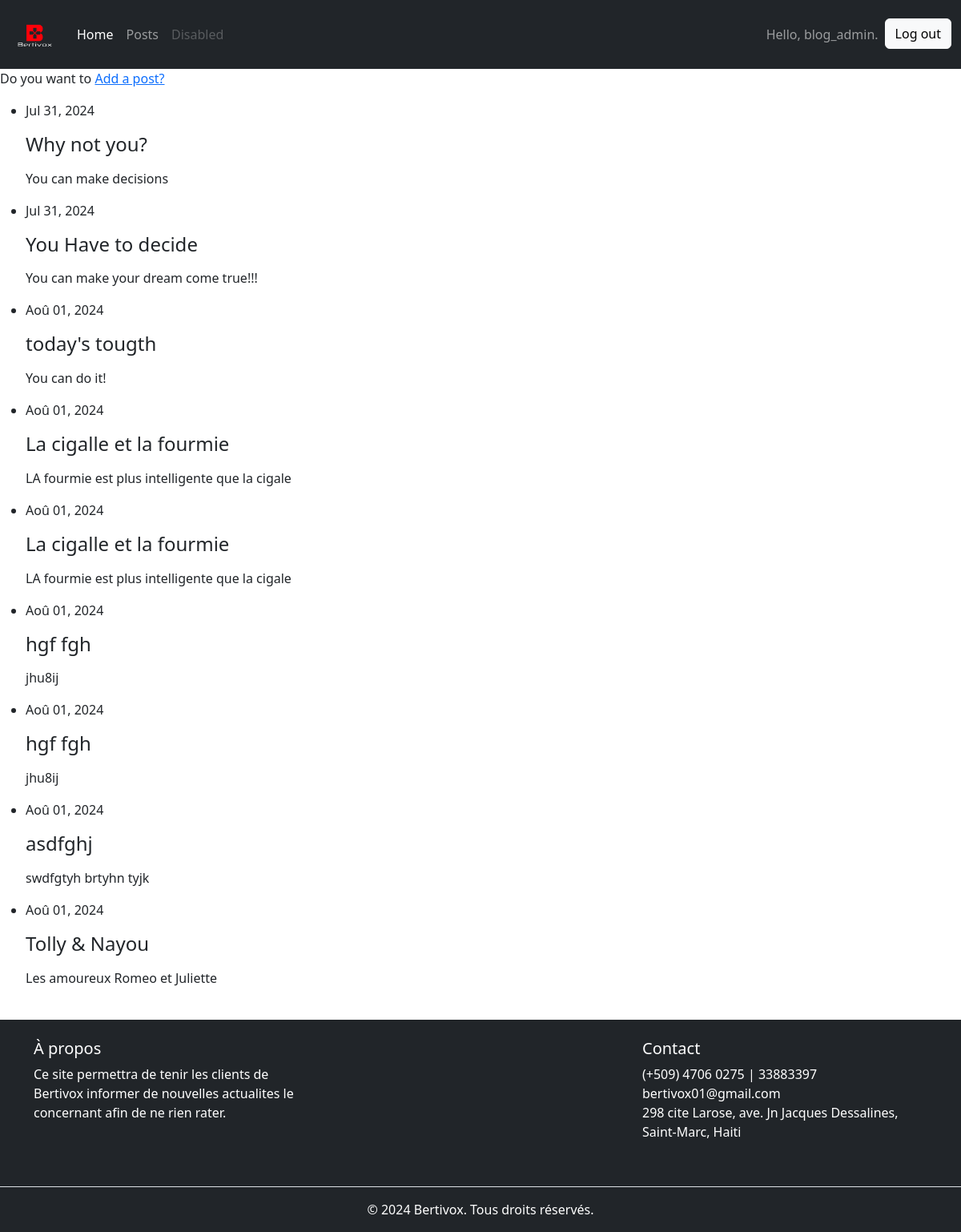
The page /post (signed in) on the database its author committed.
### blogs/models.py (models this page shows, shortened)
class BlogPost(models.Model):
    title=models.CharField(max_length=200)
    content=models.CharField(max_length=500)
    date_added=models.DateField(auto_now_add=True)
    owner=models.ForeignKey(User, on_delete=models.CASCADE)

### blogs/views.py (the view)
# urls.py: path('post', views.post, name='post'),
@login_required
def post(request):
    post=BlogPost.objects.filter(owner=request.user).order_by('date_added')
    context={'post': post}
    return render(request, 'blogs/post.html', context)

### templates/blogs/post.html
{% extends 'base.html'%}
{% block content %}
   <p>Do you want to <a href="{% url 'add_post'%}">Add a post?</a></p>
    <ul>
        {% for post in post %}
        <li>
            <p>{{post.date_added|date:'M d, Y'}}</p>
            <h4>{{post.title}}</h4>
            <p>{{post.content|linebreaks}}</p>
        </li>
        {% endfor %}
    </ul>
{% endblock content%}

### templates/base.html (shortened to what this page needs)
{% load django_bootstrap5 %}
{% load static %}
<!DOCTYPE html>
<html lang="en">
<head>
    {% bootstrap_css %}
</head>
<body>
  <nav class="navbar navbar-expand-lg bg-dark" data-bs-theme="dark">
    <div class="container-fluid">
      <a class="navbar-brand" href="{% url 'index' %}">
        <img src="{% static 'images/logo.png' %}" alt="Logo de votre site" width="60" height="auto">
      </a>
      <div class="collapse navbar-collapse" id="navbarSupportedContent">
        <ul class="navbar-nav me-auto mb-2 mb-lg-0">
          <li class="nav-item">
            <a class="nav-link active" aria-current="page" href="{% url 'index' %}">Home</a>
          </li>
          <li class="nav-item">
            <a class="nav-link" href="{% url 'post' %}">Posts</a>
          </li>
          <li class="nav-item">
            <a class="nav-link disabled" aria-disabled="true">Disabled</a>
          </li>
        </ul>
        <ul class="nav navbar-nav navbar-right">
            {% if user.is_authenticated %}
            <li class="nav-item">
                <a class="nav-link">Hello, {{ user.username }}.</a >
            </li>
            <form method="post" action="{% url 'logout' %}">
                <button type="submit" class="btn btn-light">Log out</button>
            </form>
            {% endif %}
        </ul>
      </div>
    </div>
  </nav>
  {% block content %}{% endblock content %}
  <br>
  <footer class="bg-dark text-white pt-4">
    <div class="container">
        <div class="row">
            <div class="col-md-4">
                <h5>À propos</h5>
                <p>Ce site permettra de tenir les clients de Bertivox informer de nouvelles actualites le concernant afin de ne rien rater.</p>
            </div>
            <div class="col-md-4">
            </div>
            <div class="col-md-4">
                <h5>Contact</h5>
                <ul class="list-unstyled">
                    <li> (+509) 4706 0275 | 33883397</li>
                    <li> bertivox01@gmail.com</li>
                    <li> 298 cite Larose, ave. Jn Jacques Dessalines, Saint-Marc, Haiti</li>
                </ul>
                <div class="mt-3">
                </div>
            </div>
        </div>
    </div>
    <div class="text-center py-3 mt-3 border-top">
        <p class="mb-0">&copy; 2024 Bertivox. Tous droits réservés.</p>
    </div>
  </footer>
</body>
</html>

### rows shown on the page
BlogPost: date_added "Jul 31, 2024", title "Why not you?", content "You can make decisions"
BlogPost: date_added "Jul 31, 2024", title "You Have to decide", content "You can make your dream come true!!!"
BlogPost: date_added "Aoû 01, 2024", title "today's tougth", content "You can do it!"
BlogPost: date_added "Aoû 01, 2024", title "La cigalle et la fourmie", content "LA fourmie est plus intelligente que la cigale"
BlogPost: date_added "Aoû 01, 2024", title "La cigalle et la fourmie", content "LA fourmie est plus intelligente que la cigale"
BlogPost: date_added "Aoû 01, 2024", title "hgf fgh", content "jhu8ij"
BlogPost: date_added "Aoû 01, 2024", title "hgf fgh", content "jhu8ij"
BlogPost: date_added "Aoû 01, 2024", title "asdfghj", content "swdfgtyh brtyhn tyjk"
BlogPost: date_added "Aoû 01, 2024", title "Tolly & Nayou", content "Les amoureux Romeo et Juliette"

### other values the page prints
{{ user.username }} "blog_admin"
